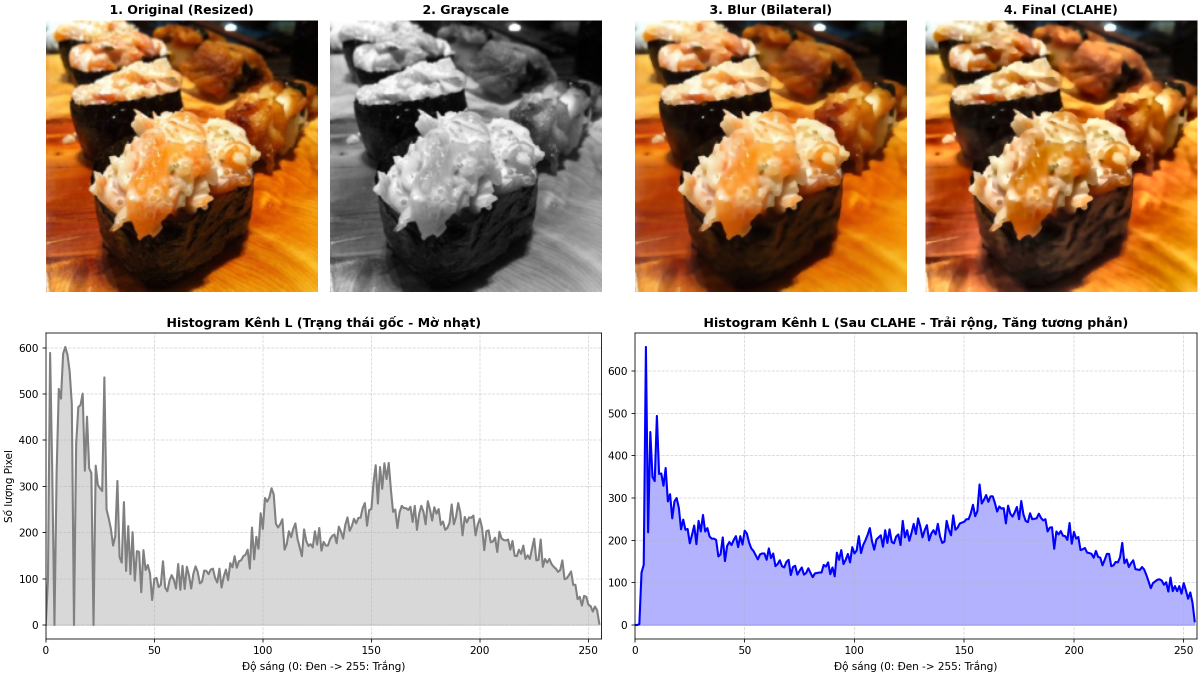
#> input picture 02_preprocessing/images/analysis_1191146.png, 2400 x 1350 px (shown at 1/2 size)
$ python -i preprocessing.py   (imports and definitions only)
#> lines starting #> are read from the running program, lines starting #| are printed output that depends on the picture
#> further down, picture is the input picture: shape (1350, 2400, 3); mean B, G, R 177.2, 185.7, 201.7
import cv2
import numpy as np

class ImageEnhancer:
    def __init__(self, target_size=(224, 224), clip_limit=1.5):
        self.target_size = target_size
        # Khởi tạo CLAHE
        self.clahe = cv2.createCLAHE(clipLimit=clip_limit, tileGridSize=(8, 8))

    def resize_reflect_padding(self, img):
        target_w, target_h = self.target_size
        h, w = img.shape[:2]

        # Nếu đã đúng size thì bỏ qua
        if (w, h) == (target_w, target_h):
            return img

        # Scale để fit vào khung (giữ tỉ lệ)
        scale = min(target_w / w, target_h / h)
        new_w = round(w * scale)
        new_h = round(h * scale)

        # Resize
        img_resized = cv2.resize(img, (new_w, new_h), interpolation=cv2.INTER_AREA)

        # Padding
        pad_w = target_w - new_w
        pad_h = target_h - new_h

        top = pad_h // 2
        bottom = pad_h - top
        left = pad_w // 2
        right = pad_w - left

        # Reflect padding
        padded_img = cv2.copyMakeBorder(
            img_resized,
            top, bottom, left, right,
            cv2.BORDER_REFLECT_101
        )
        return padded_img
    def enhance(self, img_bgr):
        """
        Pipeline: Denoise -> CLAHE -> Resize + Reflect Padding
        """
        if img_bgr is None: return None

        # 1. Denoise bằng Bilateral Filter
        blurred = cv2.bilateralFilter(img_bgr, d=5, sigmaColor=50, sigmaSpace=50)
        # 2. Contrast Enhancement (CLAHE trên kênh L của Lab để bảo vệ màu sắc)
        lab = cv2.cvtColor(blurred, cv2.COLOR_BGR2LAB)
#> lab: shape (1350, 2400, 3); mean of channels 0, 1, 2 193.1, 134.7, 135.1
        l, a, b = cv2.split(lab)
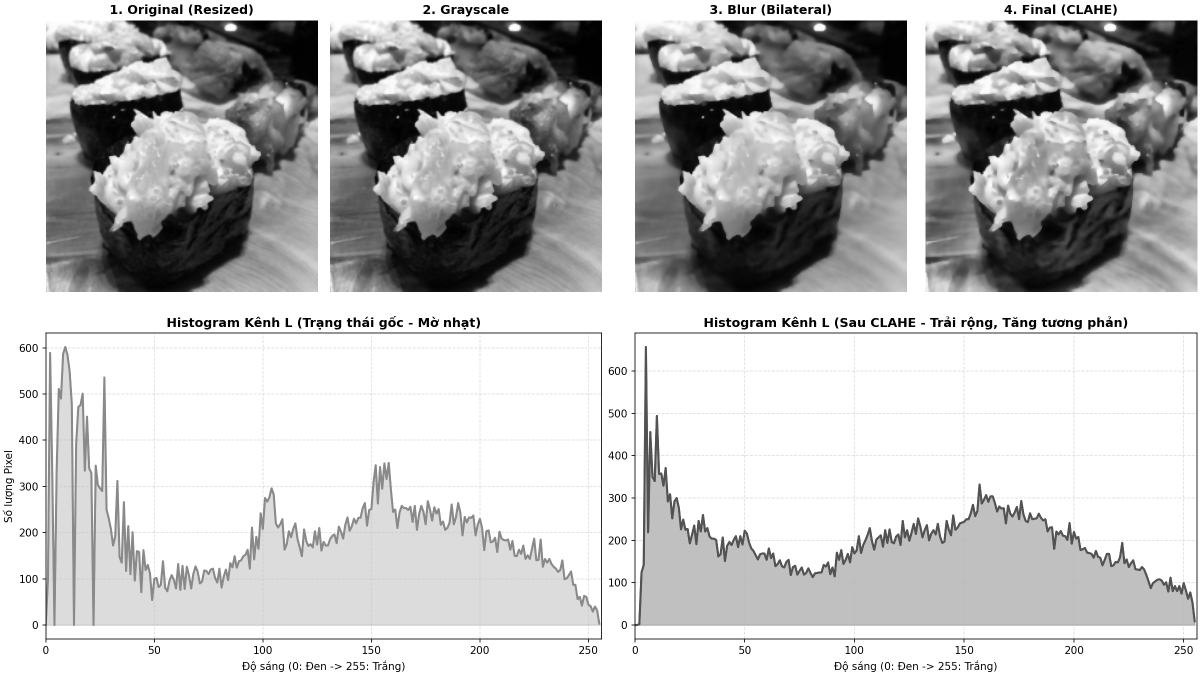
#> l: shape (1350, 2400) (shown at 1/2 size); min 0, max 255, mean 193.1
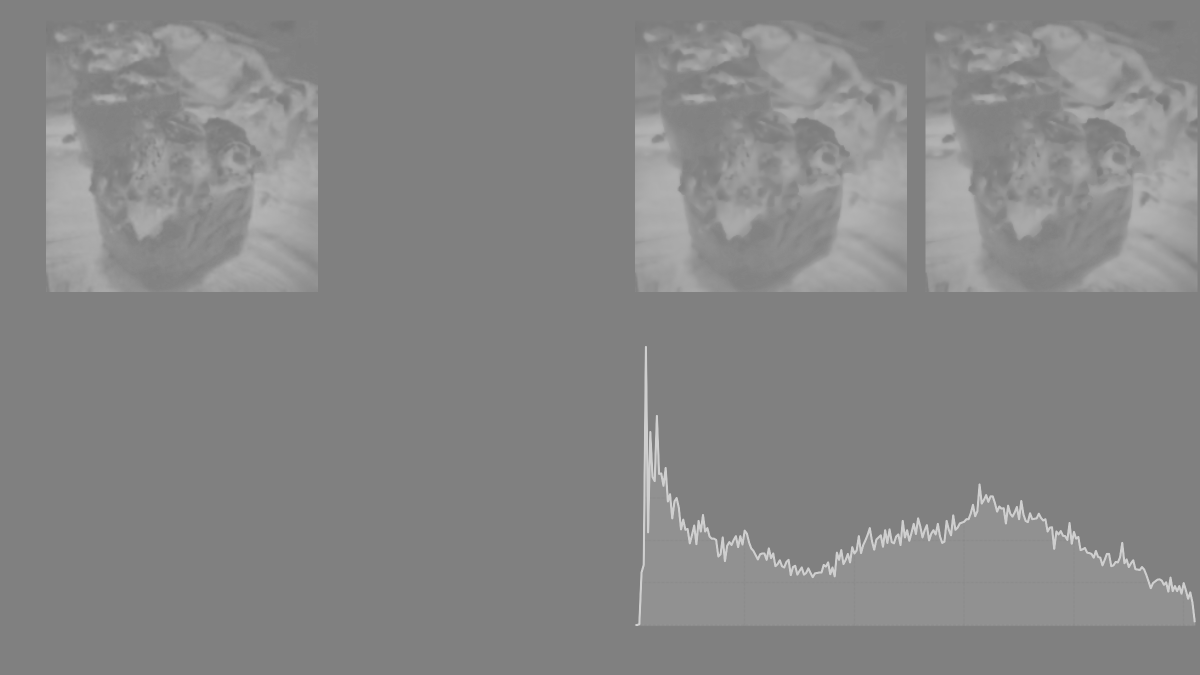
#> a: shape (1350, 2400) (shown at 1/2 size); min 117, max 207, mean 134.7
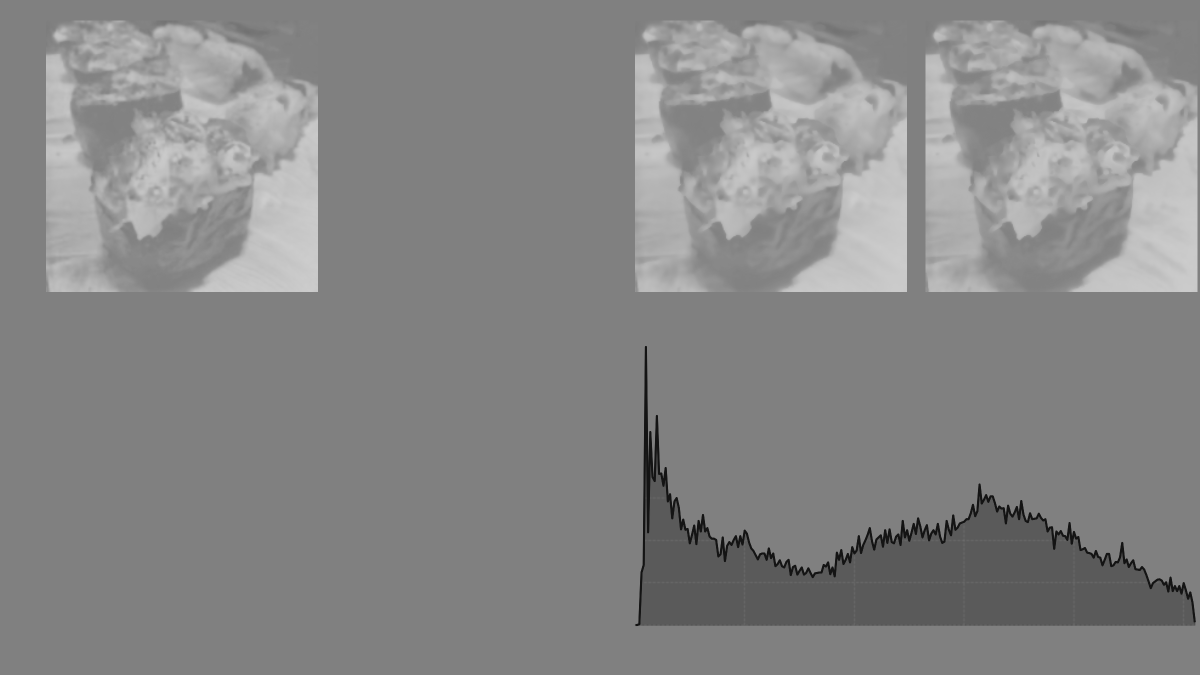
#> b: shape (1350, 2400) (shown at 1/2 size); min 20, max 205, mean 135.1
        l_enhanced = self.clahe.apply(l)
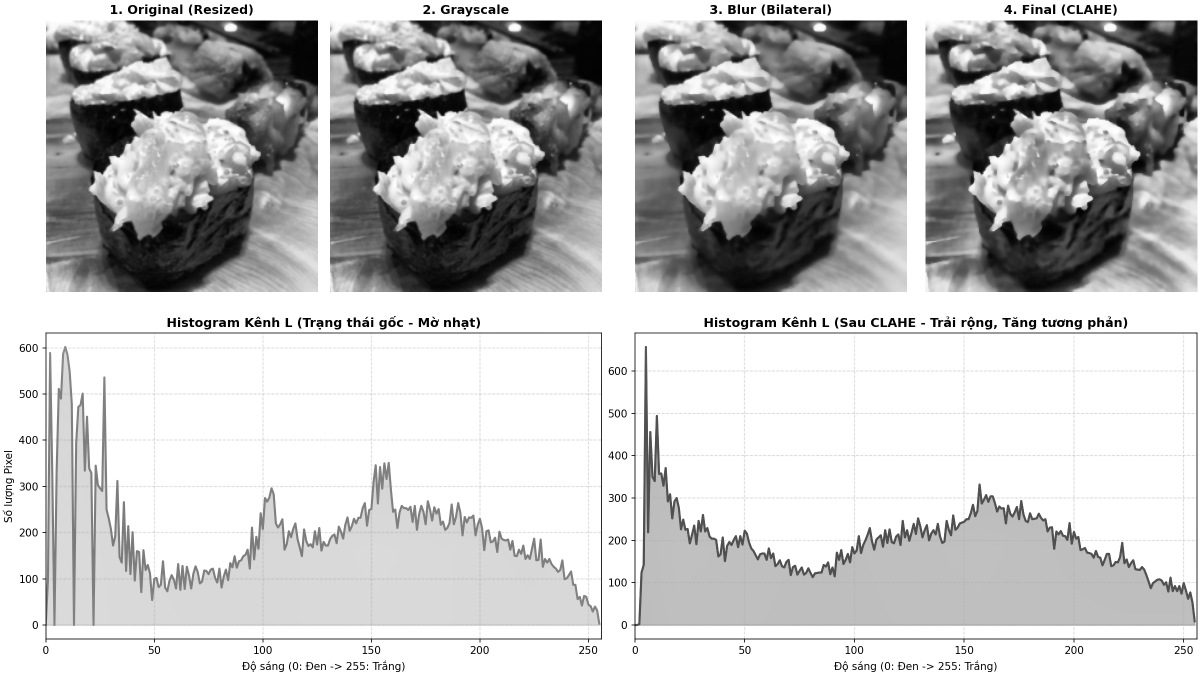
#> l_enhanced: shape (1350, 2400) (shown at 1/2 size); min 1, max 255, mean 193.5
        lab_enhanced = cv2.merge((l_enhanced, a, b))
#> lab_enhanced: shape (1350, 2400, 3); mean of channels 0, 1, 2 193.5, 134.7, 135.1
        img_enhanced = cv2.cvtColor(lab_enhanced, cv2.COLOR_LAB2RGB)
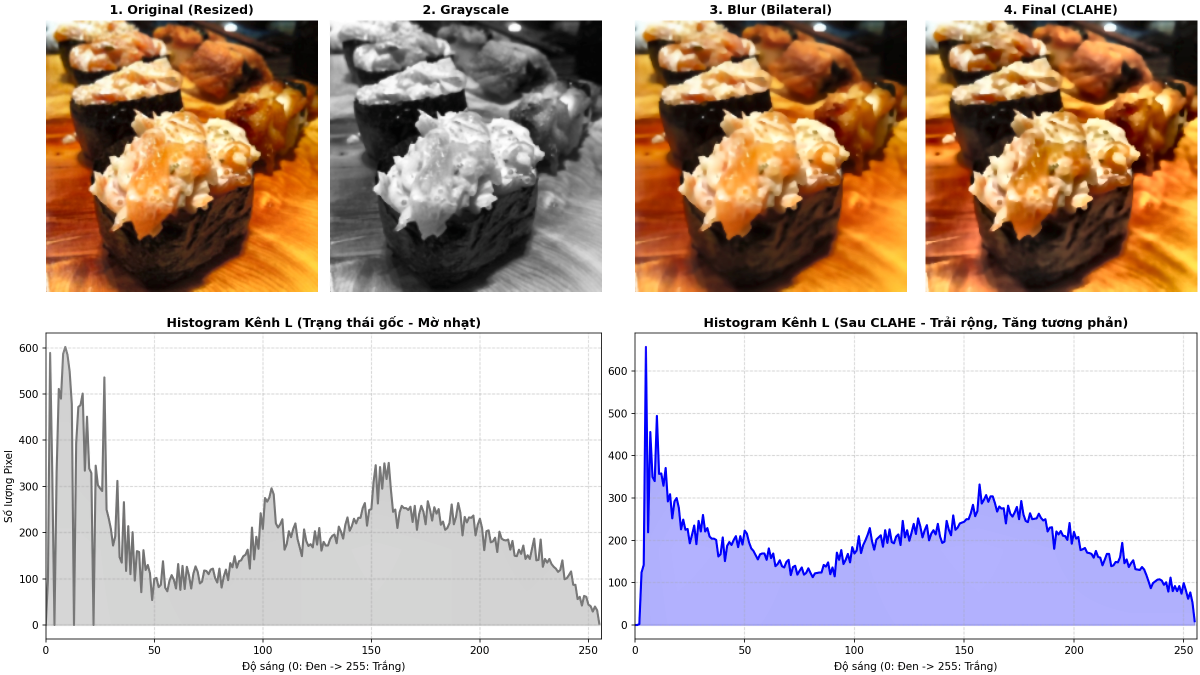
#> img_enhanced: shape (1350, 2400, 3) (shown at 1/2 size); mean R, G, B 201.8, 186, 177.9

        # 3. Resize và Reflect Padding
        img_final = self.resize_reflect_padding(img_enhanced)
#> in resize_reflect_padding, `img_resized = cv2.resize(img, (new_w, new_h), interpolation=cv2.INTER_..`:
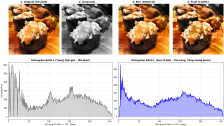
#> img_resized: shape (126, 224, 3); mean R, G, B 201.8, 186, 177.9
#> in resize_reflect_padding, `padded_img = cv2.copyMakeBorder( img_resized, top, bottom, left, right..`:
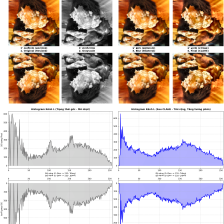
#> padded_img: shape (224, 224, 3); mean R, G, B 198, 181.1, 172.8
        return img_final

>>> import cv2
>>> picture = cv2.imread('images/analysis_1191146.png')
>>> result = ImageEnhancer().enhance(picture)

$ run again, on 02_preprocessing/images/analysis_1574431.png
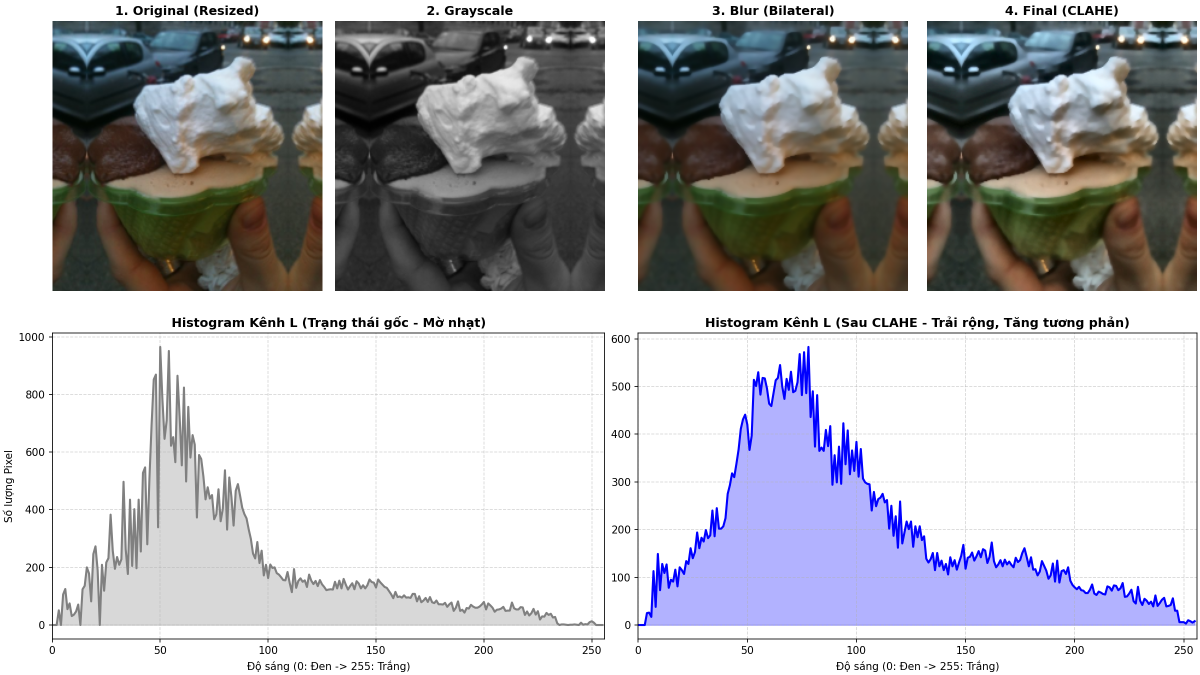
#> input picture 02_preprocessing/images/analysis_1574431.png, 2400 x 1350 px (shown at 1/2 size)
#> picture is the input picture: shape (1350, 2400, 3); mean B, G, R 183.9, 179.9, 180
#> lab: shape (1350, 2400, 3); mean of channels 0, 1, 2 183.3, 129.4, 126.5
#> in enhance, `l, a, b = cv2.split(lab)`:
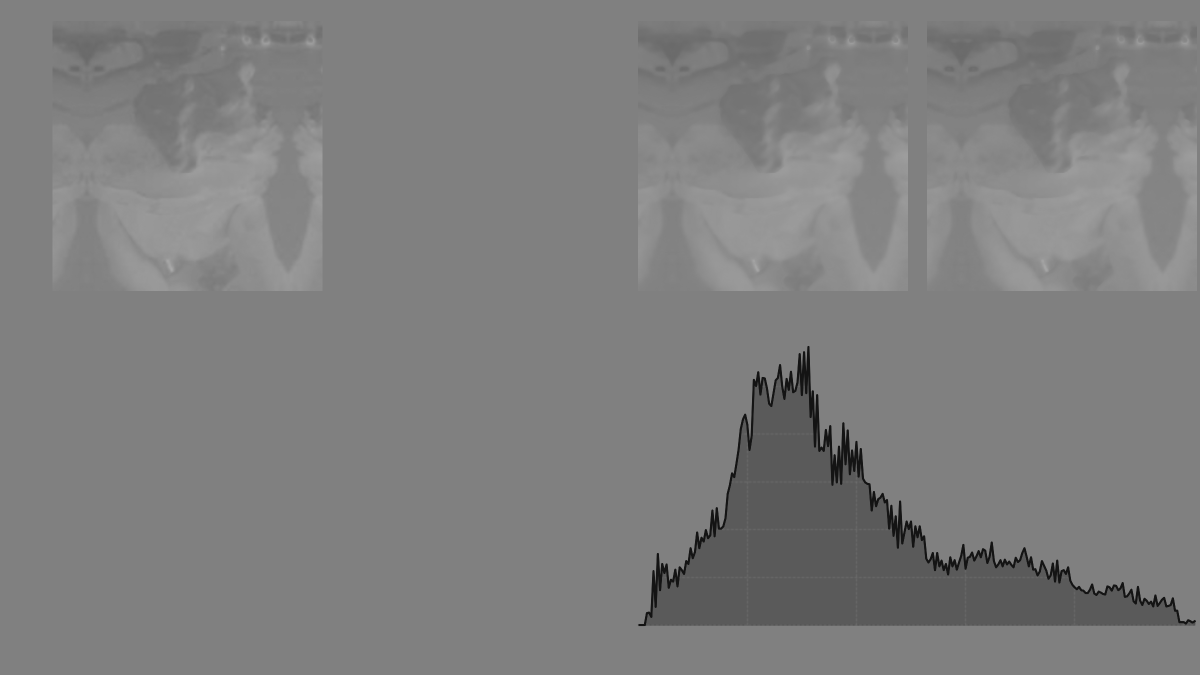
#> b: shape (1350, 2400) (shown at 1/2 size); min 20, max 168, mean 126.5
#> lab_enhanced: shape (1350, 2400, 3); mean of channels 0, 1, 2 188.1, 129.4, 126.5
#> in resize_reflect_padding, `padded_img = cv2.copyMakeBorder( img_resized, top, bottom, left, right..`:
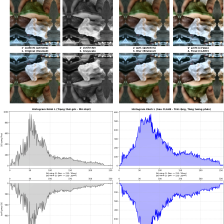
#> padded_img: shape (224, 224, 3); mean R, G, B 180, 179.9, 184.3

$ run again, on 02_preprocessing/images/analysis_2258653.png
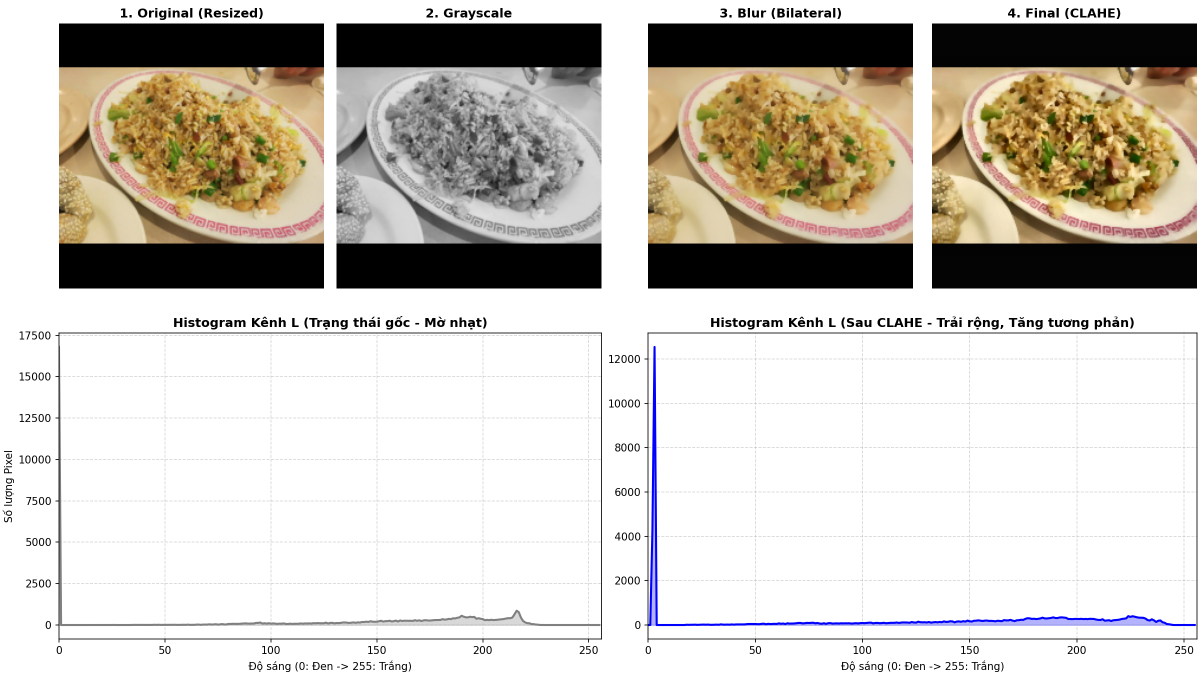
#> input picture 02_preprocessing/images/analysis_2258653.png, 2400 x 1350 px (shown at 1/2 size)
#> picture is the input picture: shape (1350, 2400, 3); mean B, G, R 191.3, 199, 204
#> lab: shape (1350, 2400, 3); mean of channels 0, 1, 2 201.6, 129, 132.8
#> in enhance, `l, a, b = cv2.split(lab)`:
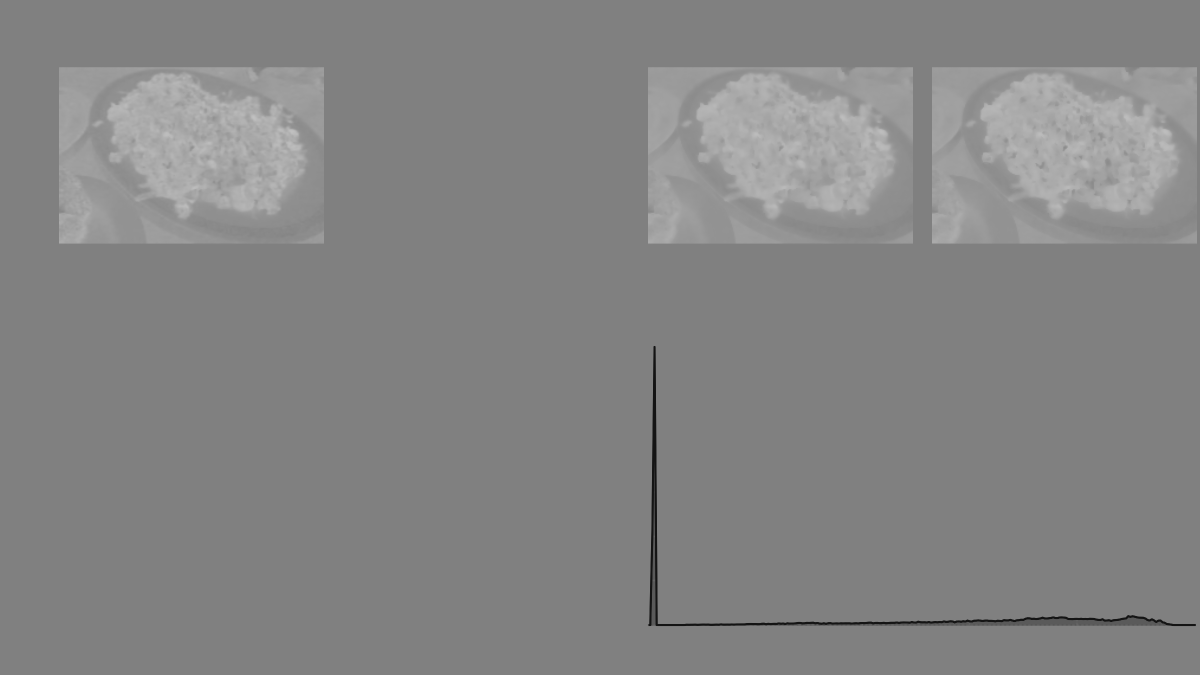
#> b: shape (1350, 2400) (shown at 1/2 size); min 20, max 193, mean 132.8
#> lab_enhanced: shape (1350, 2400, 3); mean of channels 0, 1, 2 198.1, 129, 132.8
#> in resize_reflect_padding, `padded_img = cv2.copyMakeBorder( img_resized, top, bottom, left, right..`:
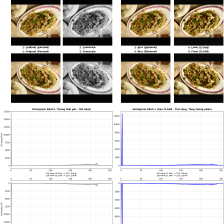
#> padded_img: shape (224, 224, 3); mean R, G, B 198.4, 193.1, 184.7

$ run again, on 02_preprocessing/images/analysis_2676524.png
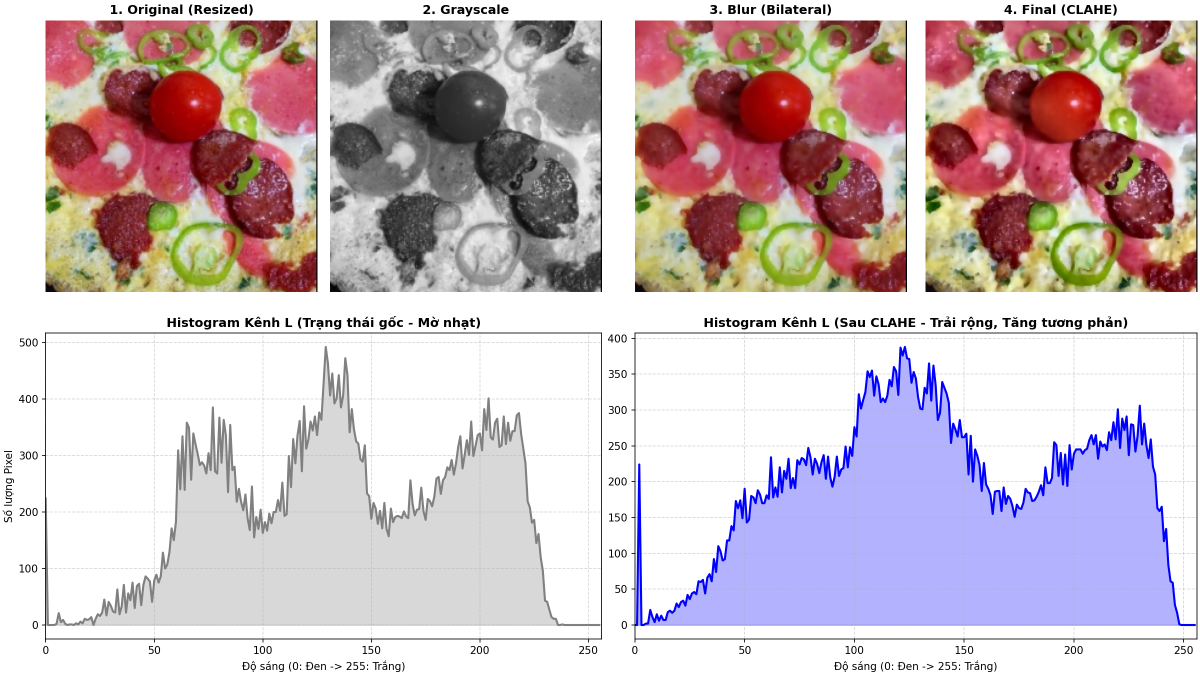
#> input picture 02_preprocessing/images/analysis_2676524.png, 2400 x 1350 px (shown at 1/2 size)
#> picture is the input picture: shape (1350, 2400, 3); mean B, G, R 192.9, 188.6, 203.5
#> lab: shape (1350, 2400, 3); mean of channels 0, 1, 2 198.4, 135.5, 129.4
#> lab_enhanced: shape (1350, 2400, 3); mean of channels 0, 1, 2 195.2, 135.5, 129.4
#> in resize_reflect_padding, `padded_img = cv2.copyMakeBorder( img_resized, top, bottom, left, right..`:
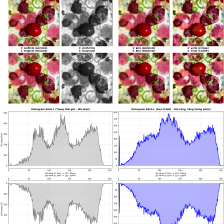
#> padded_img: shape (224, 224, 3); mean R, G, B 196.7, 180.7, 186.1
